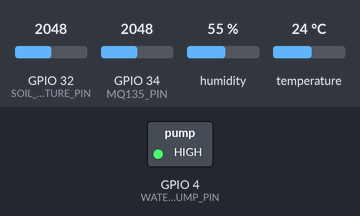
A sketch run on a simulated ESP32. On the bench: switched loads named in the sketch (green lamp = pin HIGH). The inputs (shaded band) are chosen by the test bench; at power-on: GPIO 32 (SOIL_MOISTURE_PIN) = 2048, GPIO 34 (MQ135_PIN) = 2048, humidity 55 %, temperature 24 °C. WiFi joins after 1.5 s; servers stay silent unless stated; the local clock reads 2024-03-15 10:24:30 at power-on unless the sketch sets it; what the sketch prints to the serial monitor is not drawn.

Above: at 2.7 s.
2.8 s: GPIO 32 (SOIL_MOISTURE_PIN) set to 1768
9.2 s: GPIO 32 (SOIL_MOISTURE_PIN) set to 1687
At 13.5 s:
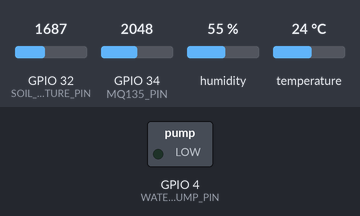
20.3 s: GPIO 32 (SOIL_MOISTURE_PIN) set to 1944
26.7 s: GPIO 32 (SOIL_MOISTURE_PIN) set to 2064
At 31.5 s:
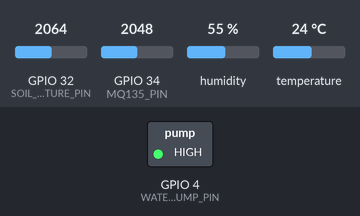
33.1 s: GPIO 32 (SOIL_MOISTURE_PIN) set to 1228
At 37.2 s:
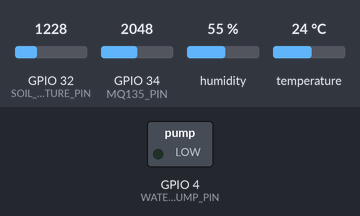
Timing chart, 0 to 38.7 s (numbered marks = the images above; inputs shaded):
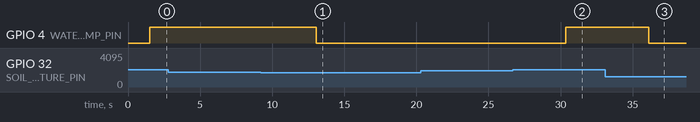

The sketch:

sketch_feb19a.ino
```cpp
#include <WiFi.h>
#include <Firebase_ESP_Client.h>
#include <DHT.h>
#include <time.h>

// Wi-Fi credentials
#define WIFI_SSID "Varad"
#define WIFI_PASSWORD "varad1526"

// Firebase configuration
#define API_KEY ""
#define DATABASE_URL ""
#define USER_EMAIL ""
#define USER_PASSWORD ""

// Firestore configuration
#define FIRESTORE_PROJECT_ID "test-b67c6"
#define FIRESTORE_COLLECTION "sensor_logs"

// Sensor pins
#define DHT_PIN 21        // DHT22 Sensor
#define SOIL_MOISTURE_PIN 32  // Soil Moisture (Analog)
#define MQ135_PIN 34      // MQ-135 Sensor (Analog)
#define WATER_PUMP_PIN 4 // Water Pump Motor Control
#define DHT_TYPE DHT22    // DHT22 Sensor Type

// MQ-135 Constants
#define R0 4.45           // Pre-calibrated R0 value
#define DRY_VALUE 3500    // ADC value in dry soil
#define WET_VALUE 1000    // ADC value in wet soil
#define MOISTURE_THRESHOLD_LOW 60  // Threshold to turn ON pump
#define MOISTURE_THRESHOLD_HIGH 70 // Threshold to turn OFF pump

// Firebase objects
FirebaseData fbdo;
FirebaseAuth auth;
FirebaseConfig config;

// DHT Sensor
DHT dht(DHT_PIN, DHT_TYPE);

void setup() {
    Serial.begin(115200);

    // Connect to Wi-Fi
    WiFi.begin(WIFI_SSID, WIFI_PASSWORD);
    Serial.print("Connecting to Wi-Fi");
    while (WiFi.status() != WL_CONNECTED) {
        delay(500);
        Serial.print(".");
    }
    Serial.println("\n✅ Connected to Wi-Fi");
    Serial.print("IP Address: ");
    Serial.println(WiFi.localIP());

    // Initialize Firebase
    config.api_key = API_KEY;
    config.database_url = DATABASE_URL;
    auth.user.email = USER_EMAIL;
    auth.user.password = USER_PASSWORD;

    Firebase.begin(&config, &auth);
    Firebase.reconnectWiFi(true);

    while (!Firebase.ready()) {
        Serial.println("⌛ Connecting to Firebase...");
        delay(1000);
    }
    Serial.println("✅ Firebase Connected!");

    // Set up sensors
    pinMode(SOIL_MOISTURE_PIN, INPUT);
    pinMode(MQ135_PIN, INPUT);
    pinMode(WATER_PUMP_PIN, OUTPUT);
    digitalWrite(WATER_PUMP_PIN, LOW); // Ensure pump is off initially
    dht.begin();

    // Sync time with NTP
    configTime(0, 0, "pool.ntp.org");
}

void loop() {
    // Read sensor values
    float temp = dht.readTemperature();
    float humid = dht.readHumidity();

    // Read soil moisture and map to percentage
    int sensorValue = analogRead(SOIL_MOISTURE_PIN);
    int moisturePercent = map(sensorValue, DRY_VALUE, WET_VALUE, 0, 100);
    moisturePercent = constrain(moisturePercent, 0, 100);

    // Read MQ-135 sensor value and convert to PPM
    int mq135_raw = analogRead(MQ135_PIN);
    float mq135_ppm = calculatePPM(mq135_raw);

    // Generate timestamp
    String timestamp = getTimestamp();

    // Control water pump based on soil moisture level
    if (moisturePercent < MOISTURE_THRESHOLD_LOW) {
        digitalWrite(WATER_PUMP_PIN, HIGH); // Turn on pump
        Serial.println("🚰 Pump ON (Soil too dry)");
    } else if (moisturePercent > MOISTURE_THRESHOLD_HIGH) {
        digitalWrite(WATER_PUMP_PIN, LOW); // Turn off pump
        Serial.println("💧 Pump OFF (Soil sufficiently moist)");
    }

    // Print sensor values
    Serial.println("\n📡 Sensor Readings:");
    Serial.printf("🌡 Temperature: %.2f °C\n", temp);
    Serial.printf("💧 Humidity: %.2f %%\n", humid);
    Serial.printf("🌱 Soil Moisture: %d%%\n", moisturePercent);
    Serial.printf("🛢 MQ-135 (VOC PPM): %.2f ppm\n", mq135_ppm);
    Serial.printf("🕒 Timestamp: %s\n", timestamp.c_str());

    // Send to Firebase RTDB
    if (Firebase.RTDB.setFloat(&fbdo, "/sensor/temperature", temp) &&
        Firebase.RTDB.setFloat(&fbdo, "/sensor/humidity", humid) &&
        Firebase.RTDB.setInt(&fbdo, "/sensor/soil_moisture", moisturePercent) &&
        Firebase.RTDB.setFloat(&fbdo, "/sensor/mq135_ppm", mq135_ppm)) {
        Serial.println("✅ RTDB data sent successfully!");
    } else {
        Serial.printf("❌ RTDB error: %s\n", fbdo.errorReason().c_str());
    }

    // Send to Firestore
    if (sendToFirestore(temp, humid, moisturePercent, mq135_ppm, timestamp)) {
        Serial.println("✅ Firestore data sent successfully!");
    } else {
        Serial.printf("❌ Firestore error: %s\n", fbdo.errorReason().c_str());
    }

    delay(5000); // Wait 5 seconds before next reading
}

// Function to calculate PPM from MQ-135 sensor
float calculatePPM(int rawValue) {
    float sensorVoltage = rawValue * (3.3 / 4095.0);
    float rs = (3.3 - sensorVoltage) / sensorVoltage;
    float ratio = rs / R0;
    float ppm = 116.6020682 * pow(ratio, -2.769034857);
    return ppm;
}

// Function to get current timestamp
String getTimestamp() {
    time_t now;
    time(&now);
    char buf[64];
    strftime(buf, sizeof(buf), "%Y-%m-%d %H:%M:%S", localtime(&now));
    return String(buf);
}

// Function to send data to Firestore
bool sendToFirestore(float temp, float humid, int moisturePercent, float mq135_ppm, String timestamp) {
    FirebaseJson content;
    content.set("fields/temperature/doubleValue", temp);
    content.set("fields/humidity/doubleValue", humid);
    content.set("fields/soil_moisture/integerValue", moisturePercent);
    content.set("fields/mq135_ppm/doubleValue", mq135_ppm);
    content.set("fields/timestamp/stringValue", timestamp);

    return Firebase.Firestore.createDocument(&fbdo, FIRESTORE_PROJECT_ID, "", FIRESTORE_COLLECTION, content.raw());
}
```

Measured:
- the behaviour switches between 1726 and 1725 on GPIO 32 (SOIL_MOISTURE_PIN) (found by bisection; images 0 and 1)
- the behaviour switches between 2000 and 2001 on GPIO 32 (SOIL_MOISTURE_PIN) (found by bisection; images 1 and 2)
- after the input at 2.8 s, every drawn part: stays the same
- after the input at 9.2 s, GPIO 4 (WATER_PUMP_PIN): HIGH → LOW after 3.8 s
- after the input at 20.3 s, every drawn part: stays the same
- after the input at 26.7 s, GPIO 4 (WATER_PUMP_PIN): LOW → HIGH after 3.6 s
- after the input at 33.1 s, GPIO 4 (WATER_PUMP_PIN): HIGH → LOW after 3.0 s
